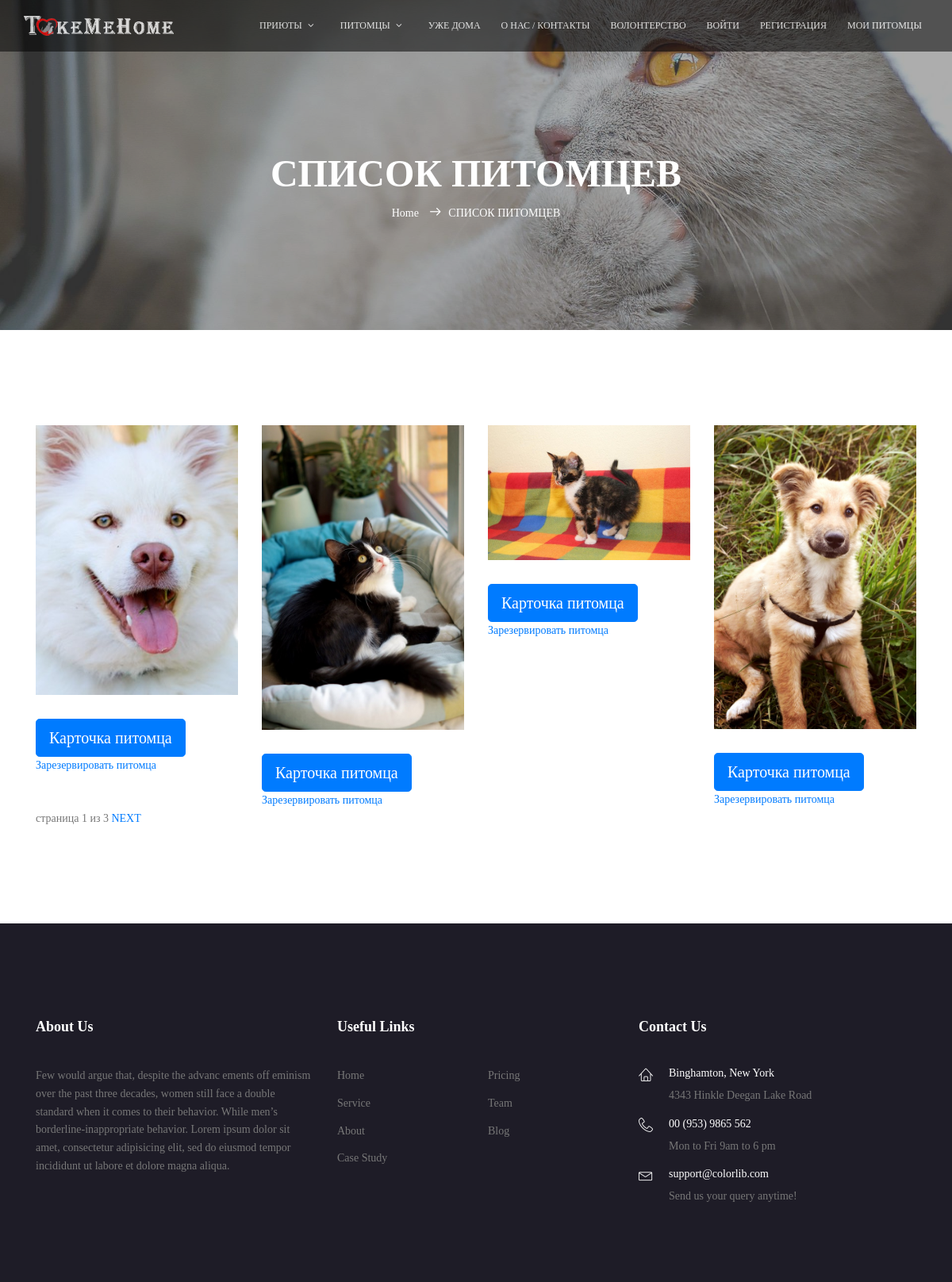
/pets/, run on the app's committed database.
### mainapp/models.py (models this page shows, shortened)
class Core(models.Model):
    class Meta:
        ordering = ('-is_active', 'sort', 'name')
        verbose_name = 'Ядро'
        verbose_name_plural = 'Ядра'
    name = models.CharField(verbose_name='заголовок объекта', max_length=255, null=True)
    description = models.TextField(verbose_name='описание объекта', blank=True, null=True)
    sort = models.IntegerField(verbose_name='номер объекта для сортировки', default=0, blank=True, null=False)
    is_active = models.BooleanField(verbose_name='активен ли объект', default=True, db_index=True)
    created = models.DateTimeField(verbose_name='создан', auto_now_add=True)
    updated = models.DateTimeField(verbose_name='обновлен', auto_now=True)
    def __str__(self):
        return f'{self.name}' if self.name else ''

class Menu(Core):
    class Meta:
        ordering = ('parent_id', 'sort', 'name')
        verbose_name = 'Элемент меню'
        verbose_name_plural = 'Меню сайта'
    url = models.CharField('ссылка', max_length=255, blank=False, null=False, default='#')
    css_class = models.CharField('CSS-Класс блока меню', max_length=30, null=False, blank=True, default='')
    seen_guests = models.BooleanField('виден незарегистрированным пользователям', default=True)
    seen_users = models.BooleanField('виден зарегистрированным пользователям', default=False)
    seen_shelters = models.BooleanField('виден приютам', default=False)
    parent = models.ForeignKey('self', verbose_name='суперкласс меню', null=True, blank=True, related_name='submenus',
                               on_delete=models.CASCADE)
    objects = MenuManager()
    def __getattr__(self, attr):
        if attr.startswith('get_menu_'):
            return type(self).objects.get_menu(attr[9:])
        return super().__getattr__(attr)
    def get_url(self):
        return reverse(self.url) if ':' in self.url else self.url

class Core(models.Model):
    class Meta:
        ordering = ('-is_active', 'sort', 'name')
        verbose_name = 'Ядро'
        verbose_name_plural = 'Ядра'
    name = models.CharField(verbose_name='заголовок объекта', max_length=255, null=True)
    description = models.TextField(verbose_name='описание объекта', blank=True, null=True)
    sort = models.IntegerField(verbose_name='номер объекта для сортировки', default=0, blank=True, null=False)
    is_active = models.BooleanField(verbose_name='активен ли объект', default=True, db_index=True)
    created = models.DateTimeField(verbose_name='создан', auto_now_add=True)
    updated = models.DateTimeField(verbose_name='обновлен', auto_now=True)
    def __str__(self):
        return f'{self.name}' if self.name else ''

class Pet(Core):
    pet_shelter = models.ForeignKey(Shelter, on_delete=models.CASCADE, related_name='pets', blank=False, null=False)
    pet_category = models.ForeignKey(PetCategory, on_delete=models.CASCADE)
    pet_status = models.ForeignKey(PetStatus, on_delete=models.CASCADE)
    pet_breed = models.ForeignKey(PetBreed, on_delete=models.CASCADE)
    pet_gender = models.ForeignKey(PetGender, on_delete=models.CASCADE)
    pet_size = models.ForeignKey(PetSize, on_delete=models.CASCADE)
    pet_wool_length = models.ForeignKey(PetWool, on_delete=models.CASCADE)
    pet_color = models.ForeignKey(PetColor, on_delete=models.CASCADE)
    pet_character = models.ForeignKey(PetCharacter, on_delete=models.CASCADE)
    age = models.PositiveIntegerField(verbose_name='возраст (лет)', default=0)
    month = models.PositiveIntegerField(verbose_name='возраст (мес)', default=0)

class Picture(Core):
    class Meta:
        ordering = ('sort', 'updated')
        verbose_name = 'Картинка'
        verbose_name_plural = 'Картинки'
    image = models.ImageField(upload_to='images')
    related_obj = models.ForeignKey(Core,
                                    verbose_name='изображения',
                                    null=True, blank=True,
                                    related_name='images',
                                    on_delete=models.CASCADE)

### mainapp/views.py (the view)
# urls.py: path('pets/', pet_list, name='pet_list'),
def pet_list(request, page=1):
    title = 'СПИСОК ПИТОМЦЕВ'
    pets = Pet.objects.all()
    paginator = Paginator(pets, 4)
    try:
        pets_paginator = paginator.page(page)
    except PageNotAnInteger:
        pets_paginator = paginator.page(1)
    except EmptyPage:
        pets_paginator = paginator.page(paginator.num_pages)
    content = {
        'title': title,
        'pets': pets_paginator,
    }
    return render(request, 'mainapp/pets.html', content)

### mainapp/context_processors.py (called while the page is built)
def get_context(request):
    context = {
        'menu': Menu(),
    }
    return context

### mainapp/models.py (called while the page is built)
    def get_menu(self, attr):
        return self.filter(name=attr, parent_id__isnull=True).first()

### mainapp/templates/mainapp/pets.html (shortened to what this page needs)
{% extends 'mainapp/base.html' %}
{% block main_banner %}
{% include 'mainapp/includes/inc-main_banner_small.html' %}
{% endblock %}
{% block content %}
<section class="cat-list-area section-gap">
    <div class="container">
        <div class="row">
            {% for pet in pets %}
            <div class="col-lg-3 col-md-6">
                <a href="{% url 'mainapp:pet_card' pet.pk %}">
                    <div class="single-cat-list">
                        <img src="{{pet.images.first.image.url}}" alt="" class="img-fluid">
                    </div>
                </a>
                <button type="button" id="mymodal" class="btn btn-primary btn-lg" data-toggle="modal" data-target="#myModal_{{ pet.pk }}">
                    Карточка питомца
                </button>
            <a href="{% url 'reserve:add' pet.pk %}"> Зарезервировать питомца </a>
            </div>
            {% endfor %}
        </div>
    <div class="paginator">
<span class="current">
    страница {{ pets.number }} из {{ pets.paginator.num_pages }}
</span>
{% if pets.has_next %}
    <a href="{% url 'mainapp:page' pets.next_page_number %}"> NEXT</a>
{% endif %}
</div>
    </div>
</section>
{% endblock %}

### mainapp/templates/mainapp/includes/mainmenu.html (shortened to what this page needs)
<nav id="nav-menu-container">
    <ul class="nav-menu {{ menu.css_class }}">
        {% for object in menu.submenus.all %}
            <li class="mainmenu {{ obj.css_class }}"><a href="{{ object.get_url }}"> {{ object.name }} </a>
            </li>
        {% endfor %}
        <li><a href="{% url 'mainapp:volunteer' %}">Волонтерство</a></li>
        {% if user.is_authenticated %}
            {% if user.avatar %}
                <li><img src="{{ user.avatar.url }}" width="40" alt="" style="border-radius: 50%"></li>
            {% endif %}
            <li class="mainmenu menu-has-children"><a href="{% url 'auth:edit' %}">
                {% if user.first_name %} {{ user.first_name }} {% else %}
                {{ user.username }} {% endif %}</a>
                <ul>
                    {% if user.is_superuser %}
                        <li>
                            <a href="{% url 'adminapp:pet_list' %}">
                                Администрирование
                            </a>
                        </li>
                    {% endif %}
                    <li class=""><a href="{% url 'auth:logout' %}">Выйти</a></li>
                </ul>
            </li>
        {% else %}
            <li class="mainmenu"><a href="{% url 'auth:login' %}">Войти</a></li>
            <li class="mainmenu"><a href="{% url 'auth:register' %}">Регистрация</a></li>
        {% endif %}
        <li class="mainmenu"><a href="{% url 'reserve:view' %}">Мои питомцы</a></li>
    </ul>
</nav>

### static/css/main.css (style rules this page uses)
body { color: #777777; font-family: 'Century Gothic Regular'; font-size: 14px; font-weight: 300; line-height: 1.625em; position: relative; }
ol, ul { margin: 0; padding: 0; list-style: none; }
a { -webkit-transition: all 0.3s ease 0s; -moz-transition: all 0.3s ease 0s; -o-transition: all 0.3s ease 0s; transition: all 0.3s ease 0s; }
a, a:focus, a:hover { text-decoration: none; outline: 0; }
.nav-menu, .nav-menu * { margin: 0; padding: 0; list-style: none; }
.nav-menu li { position: relative; white-space: nowrap; opacity: 1.5; }
.nav-menu > li { float: left; }
.sf-arrows .sf-with-ul { padding-right: 30px; }
.sf-arrows .sf-with-ul:after { content: "\f107"; position: absolute; right: 15px; font-family: FontAwesome; font-style: normal; font-weight: normal; }
#nav-menu-container { margin: 0; }
.nav-menu a { padding: 0 8px 0px 8px; text-decoration: none; display: inline-block; color: #fff; font-weight: 400; font-size: 12px; text-transform: uppercase; outline: none; }
.nav-menu > li { margin-left: 10px; }
#mobile-nav { position: fixed; top: 0; padding-top: 18px; bottom: 0; z-index: 998; background: rgba(0, 0, 0, 0.8); left: -260px; width: 260px; overflow-y: auto; transition: 0.4s; }
#mobile-nav ul { padding: 0; margin: 0; list-style: none; }
#mobile-nav ul li { position: relative; }
#mobile-nav ul li a { color: #fff; font-size: 13px; text-transform: uppercase; overflow: hidden; padding: 10px 22px 10px 15px; position: relative; text-decoration: none; width: 100%; display: block; outline: none; font-weight: 700; }
.section-gap { padding: 120px 0; }
.cat-list-area .single-cat-list { position: relative; margin-bottom: 30px; }
.cat-list-area .single-cat-list img { display: block; width: 100%; height: auto; }

### data on the page
Menu: name "ПРИЮТЫ"
Menu: name "ПИТОМЦЫ"
Menu: name "УЖЕ ДОМА"
Menu: name "О НАС / КОНТАКТЫ"
Pet: images.first.image (picture)
Pet: images.first.image (picture)
Pet: images.first.image (picture)
Pet: images.first.image (picture)

### other printed values
{{ title|capfirst }} "СПИСОК ПИТОМЦЕВ"
{{ title }} "СПИСОК ПИТОМЦЕВ"
{{ pets.number }} "1"
{{ pets.paginator.num_pages }} "3"
